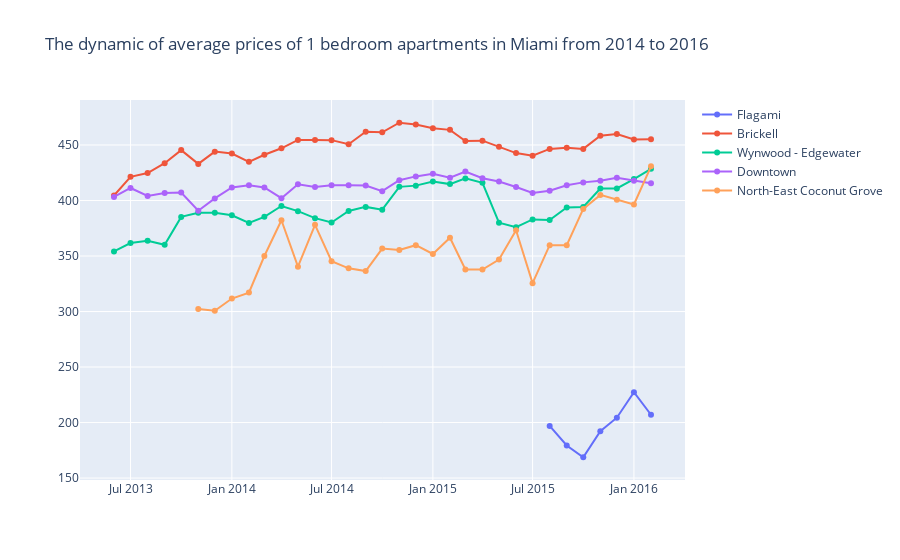

Notebook cell for this chart:
### Code cell
import pandas as pd
import plotly.graph_objects as go
from plotly.subplots import make_subplots
import plotly.express as px
import matplotlib as mpl
import matplotlib.pyplot as plt

df = pd.read_csv('D:/Cloud/Nastya/IT/python/median_price.csv') # reading data
df_miami = df.loc[df['City']=='Miami']

### Lines with plt
# df_miami_transp.plot(kind = 'line', figsize=(20,10), rot=90)
# plt.title('The dynamic of average prices of 1 bedroom apartments in Miami')
# plt.show()

### Draw lines using go, like 2 diff, without subplots

# ## dynamic since 2010 to 2016, by years means
# # adding new columns with yearly mean
# for year in list(map(str,range(2010,2017))):
#     df_miami[year] = df_miami.filter(like=year, axis=1).mean(axis=1)
# df_miami_new = df_miami.set_index('RegionName').transpose().reset_index().iloc[-7:] #  transposing columns into rows
# # drawing figure
# fig = go.Figure()
# for region in df_miami['RegionName']:
# 	fig.add_trace(go.Scatter(y=df_miami_new[region], x=df_miami_new['index'], mode='lines+markers', name=region))
# fig.update_layout(title={'text': "The dynamic of average prices of 1 bedroom apartments in Miami by years"})
# fig.show()
# ## dynamic since 2010 to 2016
# df_miami_new2 = df_miami.set_index('RegionName').transpose().reset_index().iloc[5:-7] #  transposing columns into rows
# # draw figure    
# fig = go.Figure()
# for region in df_miami['RegionName']:
# 	fig.add_trace(go.Scatter(y=df_miami_new2[region], x=df_miami_new2['index'], mode='lines+markers', name=region))
# fig.update_layout(title={'text': "The dynamic of average prices of 1 bedroom apartments in Miami"})
# fig.show()
# ## dynamic for 2014
# df_miami_2014 = df_miami.set_index('RegionName').transpose().reset_index().iloc[-40:-28] #  transposing columns into rows
# # draw lines    
# fig = go.Figure()
# for region in df_miami['RegionName']:
# 	fig.add_trace(go.Scatter(y=df_miami_2014[region], x=df_miami_2014['index'], mode='lines+markers', name=region))
# fig.update_layout(title={'text': "The dynamic of average prices of 1 bedroom apartments in Miami during 2014"})
# fig.show()
# ## dynamic for 2015
# df_miami_2015 = df_miami.set_index('RegionName').transpose().reset_index().iloc[-28:-16] #  transposing columns into rows
# # draw lines    
# fig = go.Figure()
# for region in df_miami['RegionName']:
# 	fig.add_trace(go.Scatter(y=df_miami_2015[region], x=df_miami_2015['index'], mode='lines+markers', name=region))
# fig.update_layout(title={'text': "The dynamic of average prices of 1 bedroom apartments in Miami during 2015"})
# fig.show()
# ## dynamic for 2016
# df_miami_2016 = df_miami.set_index('RegionName').transpose().reset_index().iloc[-16:-7] #  transposing columns into rows
# # draw lines    
# fig = go.Figure()
# for region in df_miami['RegionName']:
# 	fig.add_trace(go.Scatter(y=df_miami_2016[region], x=df_miami_2016['index'], mode='lines+markers', name=region))
# fig.update_layout(title={'text': "The dynamic of average prices of 1 bedroom apartments in Miami during 2016"})
# fig.show()
## dynamic since 2014 to 2016
df_miami_2014_16 = df_miami.set_index('RegionName').transpose().reset_index().iloc[-40:-7] #  transposing columns into rows
# draw lines
fig = go.Figure()
for region in df_miami['RegionName']:
	fig.add_trace(go.Scatter(y=df_miami_2014_16[region], x=df_miami_2014_16['index'], mode='lines+markers', name=region))
fig.update_layout(title={'text': "The dynamic of average prices of 1 bedroom apartments in Miami from 2014 to 2016"})
fig.show()

# ### Draw lines with subplots if needed
# fig = make_subplots(rows=2, cols=1, subplot_titles=("The dynamic of average prices of 1 bedroom apartments in Miami by years", "The dynamic of average prices of 1 bedroom apartments in Miami"))
# # adding new columns with yearly mean
# for year in list(map(str,range(2010,2017))):
#     df_miami[year] = df_miami.filter(like=year, axis=1).mean(axis=1)
# df_miami_new = df_miami.set_index('RegionName').transpose().reset_index().iloc[-7:] #  transposing columns into rows
# for region in df_miami['RegionName']:
# 	fig.add_trace(go.Scatter(y=df_miami_new[region], x=df_miami_new['index'], mode='lines+markers', name=region), row = 1, col = 1)
# # draw new lines
# df_miami_new2 = df_miami.set_index('RegionName').transpose().reset_index().iloc[5:-7] #  transposing columns into rows
# for region in df_miami['RegionName']:
# 	fig.add_trace(go.Scatter(y=df_miami_new2[region], x=df_miami_new2['index'], mode='lines+markers', name=region),row = 2, col = 1)
# fig.show()

mean_rent = df_miami_new2.mean()
min_rent = df_miami_new2.min()
max_rent = df_miami_new2.max()
print(mean_rent, min_rent, max_rent)

### Conlusion: the prices in more expensive areas slowly went down since late 2014 till mid 2015. 
### And then slowly went up. More chiper places have sharp ups and downs but eventually go up.

### Figure 1 — Plotly figure (JSON) as saved in the notebook; plotly's stock layout.template omitted (floating-point values rounded to 4 significant figures)
{"data": [{"mode": "lines+markers", "name": "Flagami", "type": "scatter", "x": ["2013-06", "2013-07", "2013-08", "2013-09", "2013-10", "2013-11", "2013-12", "2014-01", "2014-02", "2014-03", "2014-04", "2014-05", "2014-06", "2014-07", "2014-08", "2014-09", "2014-10", "2014-11", "2014-12", "2015-01", "2015-02", "2015-03", "2015-04", "2015-05", "2015-06", "2015-07", "2015-08", "2015-09", "2015-10", "2015-11", "2015-12", "2016-01", "2016-02"], "y": [null, null, null, null, null, null, null, null, null, null, null, null, null, null, null, null, null, null, null, null, null, null, null, null, null, null, 197.0, 179.3, 168.7, 192.1, 204.4, 227.3, 207.0]}, {"mode": "lines+markers", "name": "Brickell", "type": "scatter", "x": ["2013-06", "2013-07", "2013-08", "2013-09", "2013-10", "2013-11", "2013-12", "2014-01", "2014-02", "2014-03", "2014-04", "2014-05", "2014-06", "2014-07", "2014-08", "2014-09", "2014-10", "2014-11", "2014-12", "2015-01", "2015-02", "2015-03", "2015-04", "2015-05", "2015-06", "2015-07", "2015-08", "2015-09", "2015-10", "2015-11", "2015-12", "2016-01", "2016-02"], "y": [404.6, 421.3, 424.7, 433.6, 445.4, 433.0, 444.0, 442.3, 434.8, 441.2, 447.1, 454.6, 454.4, 454.4, 450.7, 462.0, 461.4, 470.1, 468.6, 465.1, 463.7, 453.6, 453.9, 448.5, 442.7, 440.4, 446.5, 447.6, 446.5, 458.4, 459.9, 454.9, 455.3]}, {"mode": "lines+markers", "name": "Wynwood - Edgewater", "type": "scatter", "x": ["2013-06", "2013-07", "2013-08", "2013-09", "2013-10", "2013-11", "2013-12", "2014-01", "2014-02", "2014-03", "2014-04", "2014-05", "2014-06", "2014-07", "2014-08", "2014-09", "2014-10", "2014-11", "2014-12", "2015-01", "2015-02", "2015-03", "2015-04", "2015-05", "2015-06", "2015-07", "2015-08", "2015-09", "2015-10", "2015-11", "2015-12", "2016-01", "2016-02"], "y": [354.2, 361.7, 363.7, 360.1, 385.3, 389.1, 389.1, 386.7, 379.8, 385.3, 395.1, 390.4, 384.1, 380.2, 390.6, 394.3, 391.8, 412.3, 413.4, 417.2, 414.8, 419.9, 415.9, 380.1, 375.9, 382.9, 382.4, 393.7, 394.2, 410.9, 410.9, 419.3, 428.6]}, {"mode": "lines+markers", "name": "Downtown", "type": "scatter", "x": ["2013-06", "2013-07", "2013-08", "2013-09", "2013-10", "2013-11", "2013-12", "2014-01", "2014-02", "2014-03", "2014-04", "2014-05", "2014-06", "2014-07", "2014-08", "2014-09", "2014-10", "2014-11", "2014-12", "2015-01", "2015-02", "2015-03", "2015-04", "2015-05", "2015-06", "2015-07", "2015-08", "2015-09", "2015-10", "2015-11", "2015-12", "2016-01", "2016-02"], "y": [403.2, 411.3, 404.1, 406.8, 407.2, 390.8, 401.9, 411.8, 413.8, 411.8, 402.1, 414.7, 412.2, 413.8, 413.8, 413.6, 408.5, 418.3, 421.7, 424.1, 420.5, 426.1, 420.1, 417.2, 412.2, 406.8, 408.9, 413.7, 416.3, 417.9, 420.5, 417.8, 415.6]}, {"mode": "lines+markers", "name": "North-East Coconut Grove", "type": "scatter", "x": ["2013-06", "2013-07", "2013-08", "2013-09", "2013-10", "2013-11", "2013-12", "2014-01", "2014-02", "2014-03", "2014-04", "2014-05", "2014-06", "2014-07", "2014-08", "2014-09", "2014-10", "2014-11", "2014-12", "2015-01", "2015-02", "2015-03", "2015-04", "2015-05", "2015-06", "2015-07", "2015-08", "2015-09", "2015-10", "2015-11", "2015-12", "2016-01", "2016-02"], "y": [null, null, null, null, null, 302.2, 300.7, 311.7, 317.1, 350, 382.3, 340.4, 378.1, 345.3, 338.9, 336.5, 356.7, 355.5, 359.8, 351.9, 366.5, 337.8, 337.8, 346.8, 373.2, 325.6, 359.8, 359.8, 392.4, 405.1, 400.8, 396.4, 430.8]}], "layout": {"title": {"text": "The dynamic of average prices of 1 bedroom apartments in Miami from 2014 to 2016"}}}
